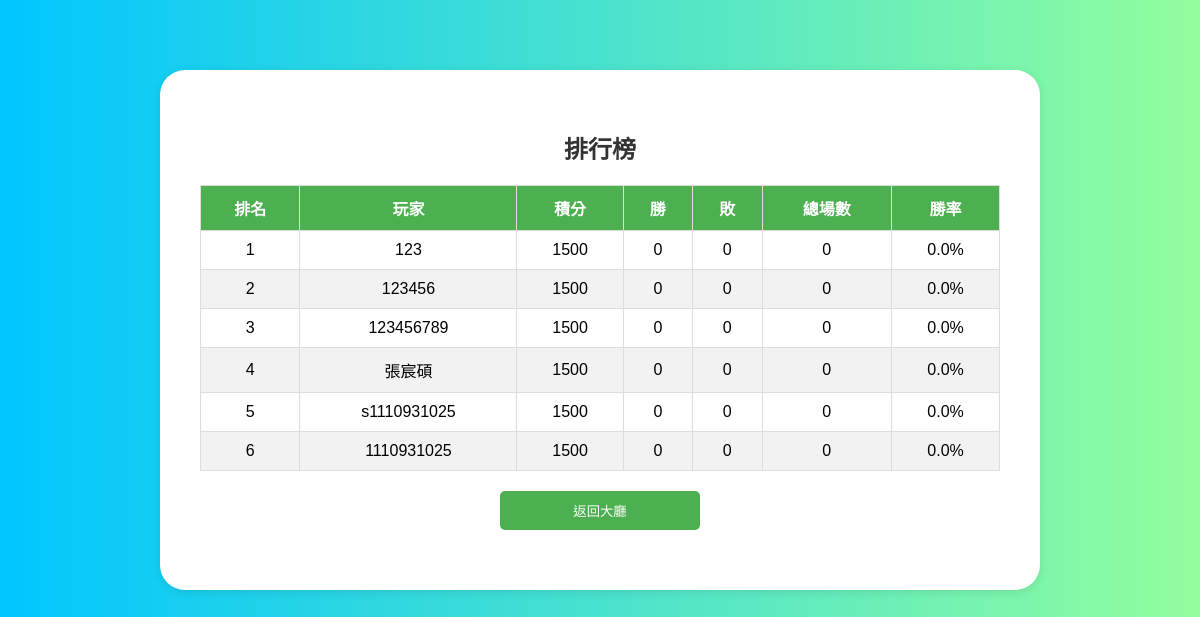
Screenshot of /views/game/leaderboard.php (signed in) with the database file from the repository.
### tables this page shows
CREATE TABLE `users` (
  `id` int(11) NOT NULL,
  `username` varchar(50) NOT NULL,
  `password` varchar(255) NOT NULL,
  `email` varchar(100) NOT NULL,
  `rating` int(11) DEFAULT 1500,
  `wins` int(11) DEFAULT 0,
  `losses` int(11) DEFAULT 0,
  `draws` int(11) DEFAULT 0,
  `created_at` timestamp NOT NULL DEFAULT current_timestamp(),
  `updated_at` timestamp NOT NULL DEFAULT current_timestamp() ON UPDATE current_timestamp()
);

### app/config/database.php (called while the page is built, shortened)
<?php
class Database {
    private $connection;
    public function __construct() {
        $host = 'localhost';
        $dbname = 'gomoku';
        $username = 'root';
        $password = '';
        try {
            $this->connection = new PDO(
                "mysql:host=$host;dbname=$dbname;charset=utf8mb4",
                $username,
                $password,
                [PDO::ATTR_ERRMODE => PDO::ERRMODE_EXCEPTION]
            );
        } catch (PDOException $e) {
            die("連接資料庫失敗：" . $e->getMessage());
        }
    }
    public function query($sql, $params = []) {
        try {
            $stmt = $this->connection->prepare($sql);
            $stmt->execute($params);
            return $stmt->fetchAll(PDO::FETCH_ASSOC);
        } catch (PDOException $e) {
            error_log('Database query error: ' . $e->getMessage());
            throw new Exception('資料庫查詢錯誤');
        }
    }
}

### app/models/User.php (called while the page is built, shortened)
<?php
require_once __DIR__ . '/../config/database.php';
class User {
    private $db;
    public function __construct() {
        $this->db = new Database();
    }
    public function getLeaderboard() {
        try {
            $sql = "SELECT
                        username,
                        rating,
                        wins,
                        losses,
                        (wins + losses) as total_games,
                        ROUND(IFNULL(wins * 100.0 / NULLIF(wins + losses, 0), 0), 1) as win_rate
                    FROM users
                    ORDER BY rating DESC
                    LIMIT 100";
            return $this->db->query($sql);
        } catch (Exception $e) {
            error_log('Get leaderboard error: ' . $e->getMessage());
            return [];
        }
    }
}

### views/game/leaderboard.php (the view, shortened to what this page needs)
<?php
require_once '../../app/models/User.php';
$user = new User();
$leaderboard = $user->getLeaderboard();
?>
<!DOCTYPE html>
<html lang="zh-TW">
<head>
    <link rel="stylesheet" href="/java/public/css/style.css">
</head>
<body>
    <div class="container">
        <h2>排行榜</h2>
        <table class="leaderboard-table">
            <thead>
                <tr>
                    <th>排名</th>
                    <th>玩家</th>
                    <th>積分</th>
                    <th>勝</th>
                    <th>敗</th>
                    <th>總場數</th>
                    <th>勝率</th>
                </tr>
            </thead>
            <tbody>
                <?php foreach ($leaderboard as $index => $player): ?>
                <tr>
                    <td><?php echo $index + 1; ?></td>
                    <td><?php echo htmlspecialchars($player['username']); ?></td>
                    <td><?php echo $player['rating']; ?></td>
                    <td><?php echo $player['wins']; ?></td>
                    <td><?php echo $player['losses']; ?></td>
                    <td><?php echo $player['total_games']; ?></td>
                    <td><?php echo $player['win_rate']; ?>%</td>
                </tr>
                <?php endforeach; ?>
            </tbody>
        </table>
        <button onclick="window.location.href='/java/views/game/home.php'" class="back-btn">
            返回大廳
        </button>
    </div>
</body>
</html>

### public/css/style.css (style rules this page uses)
.container { max-width: 800px; margin: 50px auto; padding: 20px; background: white; border-radius: 10px; box-shadow: 0 0 20px rgba(0,0,0,0.1); text-align: center; }
h2 { margin-bottom: 10px; color: #333; }
.leaderboard-table { width: 100%; margin: 20px 0; border-collapse: collapse; }
.leaderboard-table th, .leaderboard-table td { padding: 10px; border: 1px solid #ddd; text-align: center; }
.leaderboard-table th { background-color: #4CAF50; color: white; }
.leaderboard-table tr:nth-child(even) { background-color: #f2f2f2; }

### views/game/leaderboard.php (style rules this page uses)
body { margin: 0; padding: 20px; font-family: Arial, sans-serif; background: linear-gradient(to right, #00c6ff, #92fe9d); min-height: 100vh; }
.container { max-width: 800px; margin: 50px auto; background: white; padding: 40px; border-radius: 25px; box-shadow: 0 2px 10px rgba(0, 0, 0, 0.1); }
.leaderboard-table { width: 100%; border-collapse: collapse; margin-top: 20px; }
.leaderboard-table th, .leaderboard-table td { padding: 10px; text-align: center; border: 1px solid #ddd; }
.leaderboard-table th { background-color: #4CAF50; color: white; }
.leaderboard-table tr:nth-child(even) { background-color: #f2f2f2; }
.back-btn { display: block; width: 200px; margin: 20px auto; padding: 10px; background-color: #4CAF50; color: white; text-align: center; text-decoration: none; border-radius: 5px; border: none; cursor: pointer; }

### rows the page displays
users: username "123", rating "1500", wins "0", losses "0", total_games "0", win_rate "0.0"
users: username "123456", rating "1500", wins "0", losses "0", total_games "0", win_rate "0.0"
users: username "123456789", rating "1500", wins "0", losses "0", total_games "0", win_rate "0.0"
users: username "張宸碩", rating "1500", wins "0", losses "0", total_games "0", win_rate "0.0"
users: username "s1110931025", rating "1500", wins "0", losses "0", total_games "0", win_rate "0.0"
users: username "1110931025", rating "1500", wins "0", losses "0", total_games "0", win_rate "0.0"
